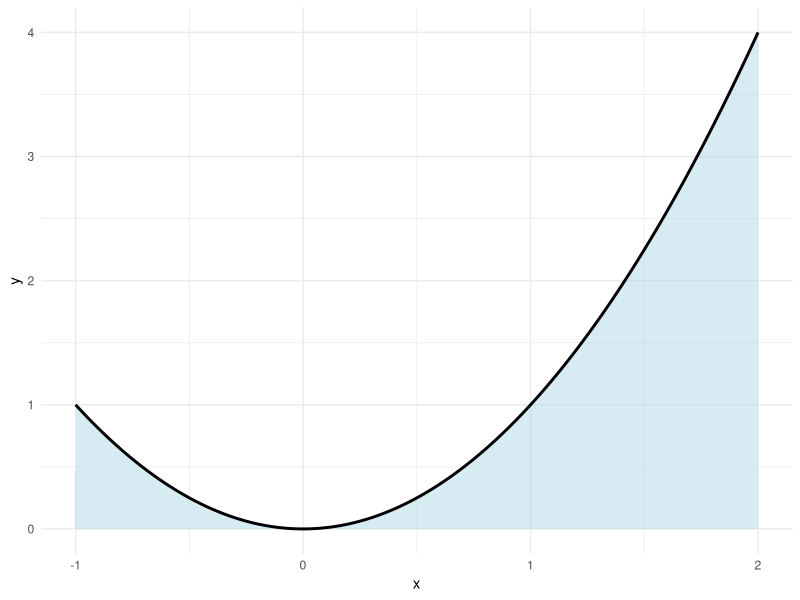

This chart was generated by the following R code:
## ---- chunk 1
f <- function(x){
  x^2
}
integrate(f, lower = -1, upper = 2)
## ---- chunk 2
library(ggplot2)

x <- seq(-1, 2, length.out = 1000)

ggplot(data.frame(x=x, y=f(x)),
       aes(x,y)) +
  geom_area(fill="lightblue", alpha=0.5) +
  geom_line(linewidth=1) +
  theme_minimal()
## ---- chunk 3
rect_integral <- function(f, a, b, n){

  dx <- (b-a)/n
  x <- seq(a, b-dx, by=dx)

  sum(f(x)*dx)
}

exact <- integrate(f, -1, 2)$value
approx <- rect_integral(f, -1, 2, 1000)

exact
approx
